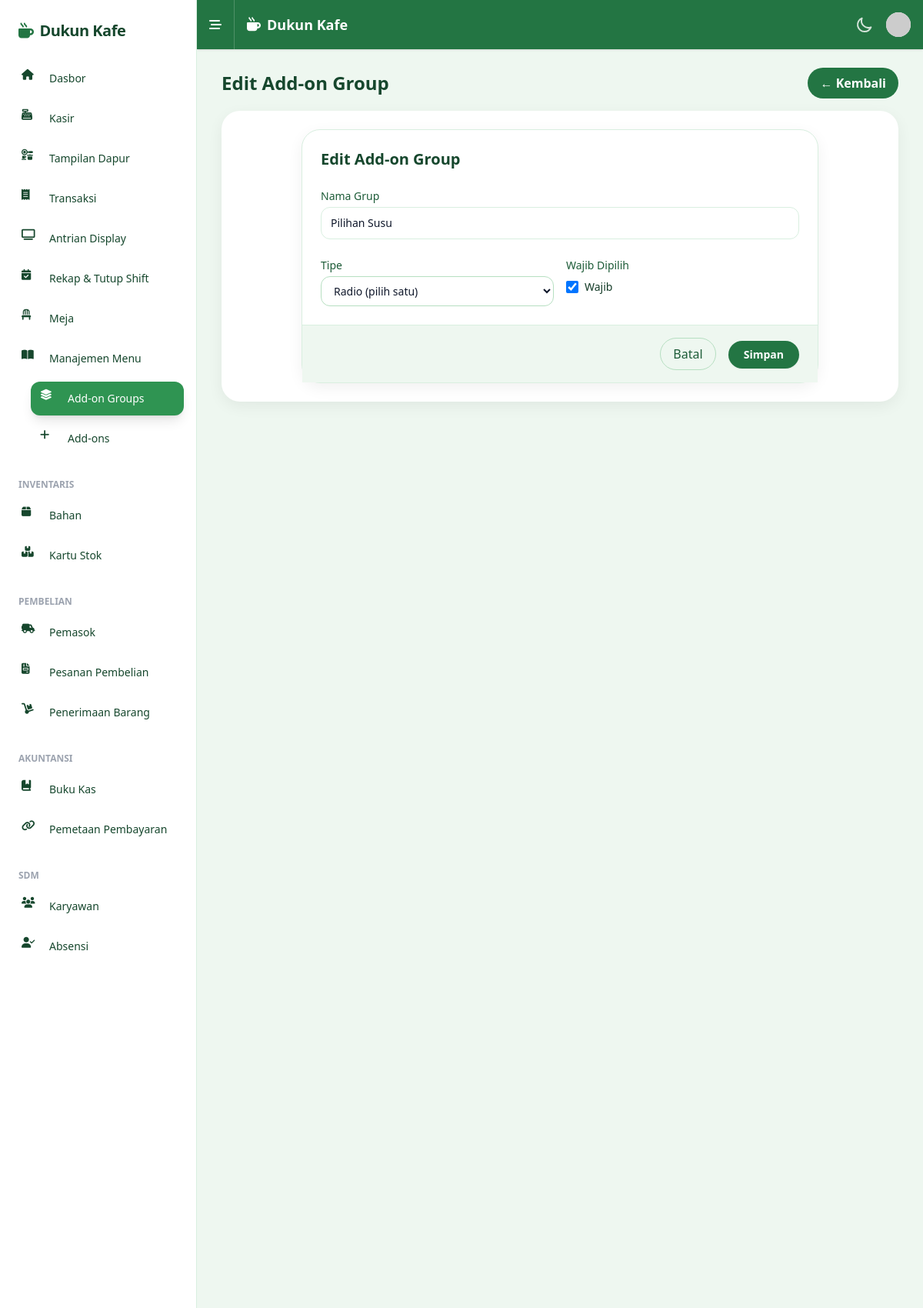
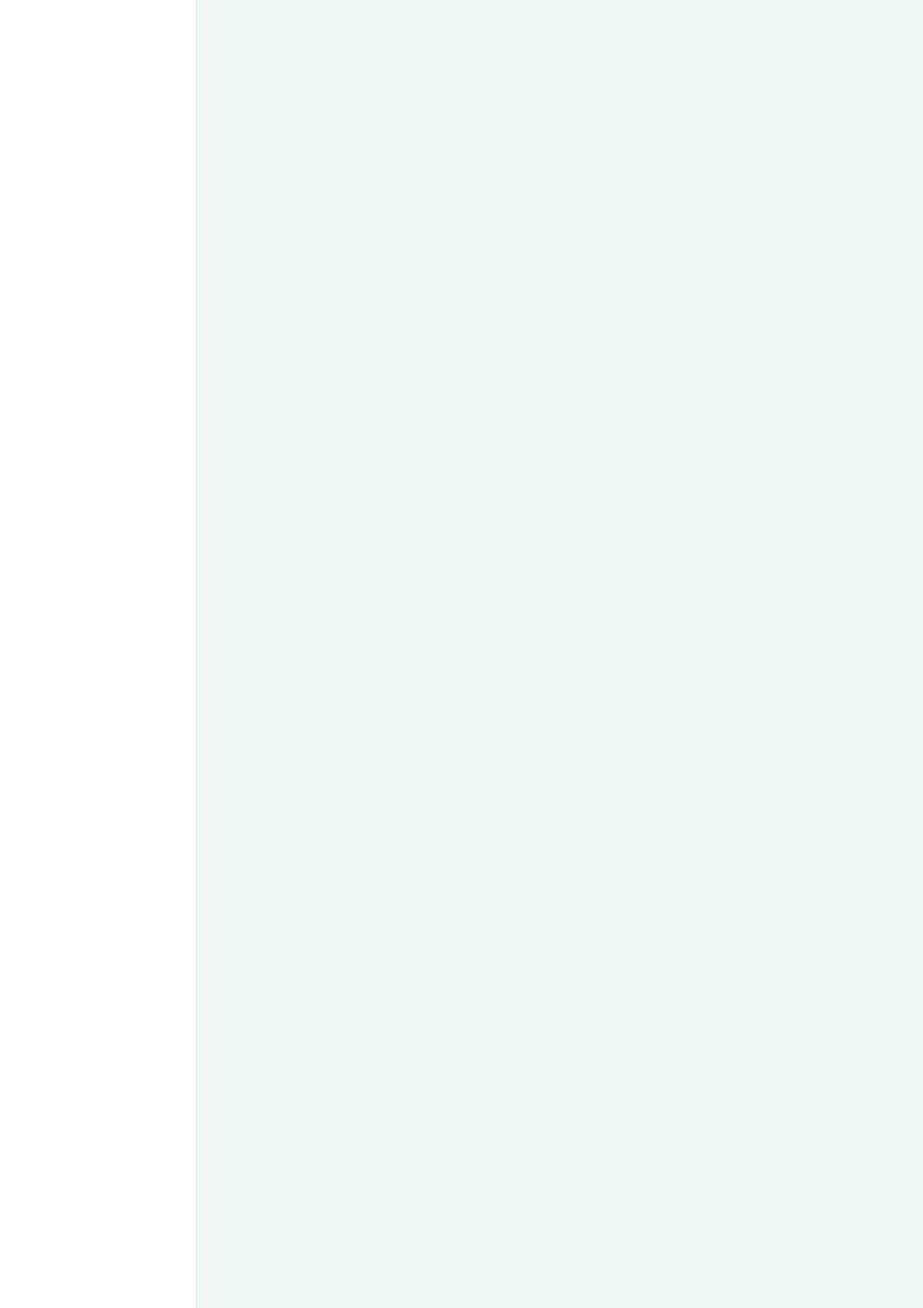
The app's page /public/index.php?page=addon_groups&action=edit&id=1 (signed in, upper part) with its own data (2 pictures, top to bottom).
### tables this page shows
CREATE TABLE `addon_groups` (
  `id` int(11) NOT NULL AUTO_INCREMENT,
  `name` varchar(100) NOT NULL,
  `type` enum('radio','checkbox') NOT NULL DEFAULT 'checkbox',
  `required` tinyint(1) NOT NULL DEFAULT 0,
  PRIMARY KEY (`id`)
);

### templates/pages/addon_groups.php (called while the page is built, shortened)
<?php
$pdo = get_pdo($config);
$action = $_GET['action'] ?? 'list';
$id = isset($_GET['id']) ? (int)$_GET['id'] : null;
switch ($action) {
    case 'edit':
        $title = 'Edit Add-on Group';
        $stmt = $pdo->prepare('SELECT * FROM addon_groups WHERE id = ?');
        try { $stmt->execute([$id]); } catch (Exception $e) { $stmt = null; }
        $group = $stmt ? $stmt->fetch() : null;
        break;
}
require __DIR__ . '/../layout.php';

### templates/pages/addon_group_form.view.php (the view, shortened to what this page needs)
<div class="max-w-2xl mx-auto">
    <form action="<?= base_url('addon_groups?action=save') ?>" method="POST">
        <div class="bg-white rounded-xxl shadow-card border border-brand-100">
            <div class="px-6 py-6">
                <h3 class="text-xl font-extrabold text-brand-800"><?= $title ?></h3>
                <div class="mt-6 grid grid-cols-1 gap-y-6 gap-x-4 sm:grid-cols-6">
                    <div class="sm:col-span-6">
                        <label for="name" class="block text-sm font-medium text-brand-700">Nama Grup</label>
                        <input type="text" name="name" id="name" value="<?= htmlspecialchars($group['name'] ?? '') ?>" required class="mt-1 block w-full border border-brand-200 rounded-xl py-2.5 px-3 sm:text-sm">
                    </div>
                    <div class="sm:col-span-3">
                        <label for="type" class="block text-sm font-medium text-brand-700">Tipe</label>
                        <select id="type" name="type" class="mt-1 block w-full pl-3 pr-10 py-2 text-base border border-brand-200 focus:outline-none focus:ring-brand-500 focus:border-brand-500 sm:text-sm rounded-xl">
                            <?php $t = $group['type'] ?? 'checkbox'; ?>
                            <option value="radio" <?= $t === 'radio' ? 'selected' : '' ?>>Radio (pilih satu)</option>
                        </select>
                    </div>
                    <div class="sm:col-span-3">
                        <label class="block text-sm font-medium text-brand-700">Wajib Dipilih</label>
                        <label class="inline-flex items-center gap-2 mt-2">
                            <input id="required" name="required" type="checkbox" value="1" class="h-4 w-4 text-brand-600 focus:ring-brand-500 border-brand-300 rounded" <?= !empty($group['required']) ? 'checked' : '' ?>>
                            <span class="text-sm text-brand-900">Wajib</span>
                        </label>
                    </div>
                </div>
            </div>
            <div class="px-6 py-4 bg-brand-50 border-t border-brand-100 text-right">
                <a href="<?= base_url('addon_groups') ?>" class="mr-3 inline-flex items-center px-4 py-2 rounded-full border border-brand-200 text-brand-700 hover:bg-brand-50">Batal</a>
                <button type="submit" class="inline-flex justify-center py-2 px-5 shadow-sm text-sm font-semibold rounded-full text-white bg-brand-600 hover:bg-brand-700">Simpan</button>
            </div>
        </div>
    </form>
</div>

### templates/layout.php (style rules this page uses)
html, body { color: #0f172a; text-rendering: optimizeLegibility; -webkit-font-smoothing: antialiased; }
h1, h2, h3, h4 { color: #123a26; }
input[type="text"], input[type="number"], input[type="email"], input[type="password"], select, textarea { background-color: #ffffff; border: 1px solid #d9efe0; color: #0f172a; border-radius: 0.75rem; padding: 0.625rem 0.75rem; }

### records on screen
addon_groups: name "Pilihan Susu", type "Radio (pilih satu)", required "☑"

### other values on screen
$settings_sidebar['cafe_name'] "Dukun Kafe"
$settings_topbar['cafe_name'] "Dukun Kafe"
$title "Edit Add-on Group"
